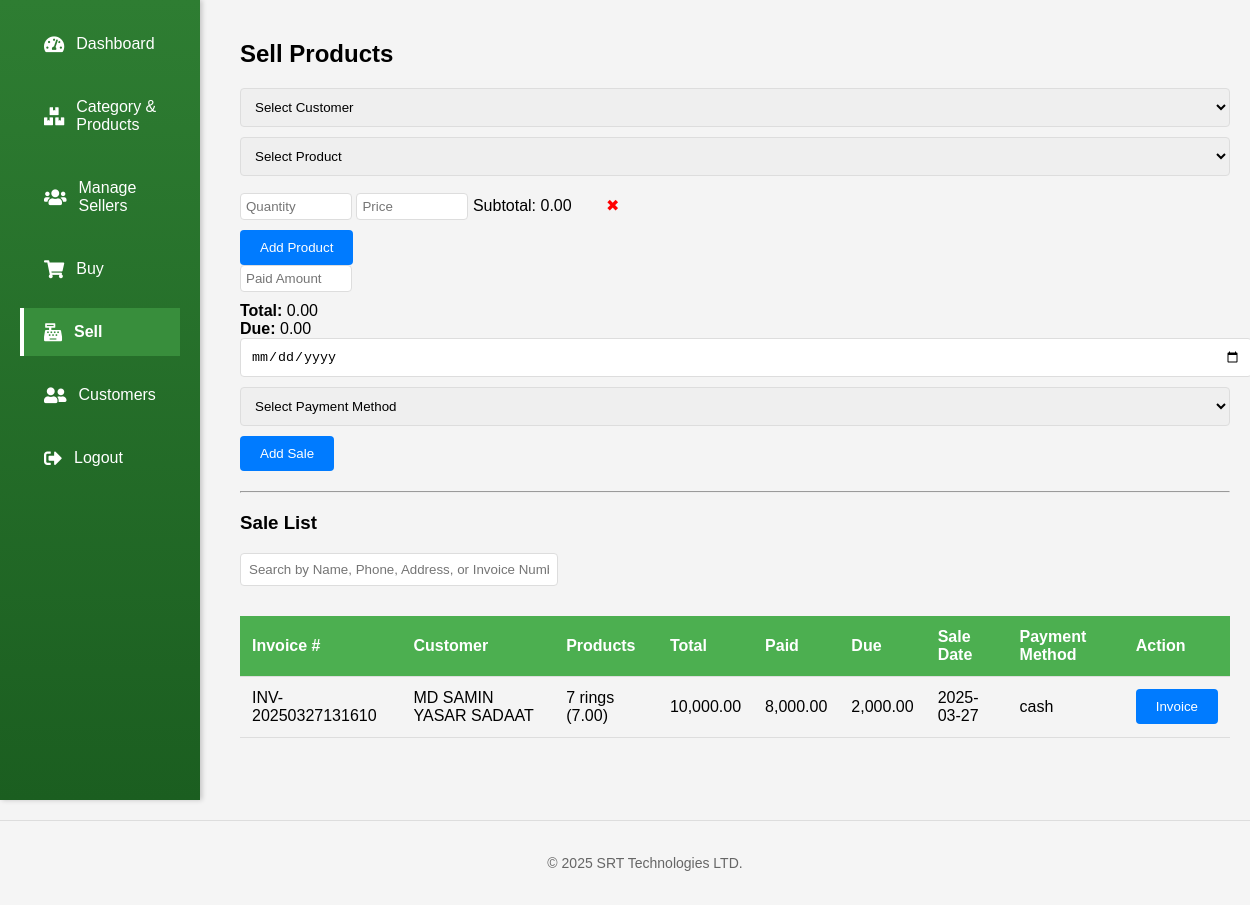
/pages/sell.php (signed in), run on an earlier commit of the app's database.
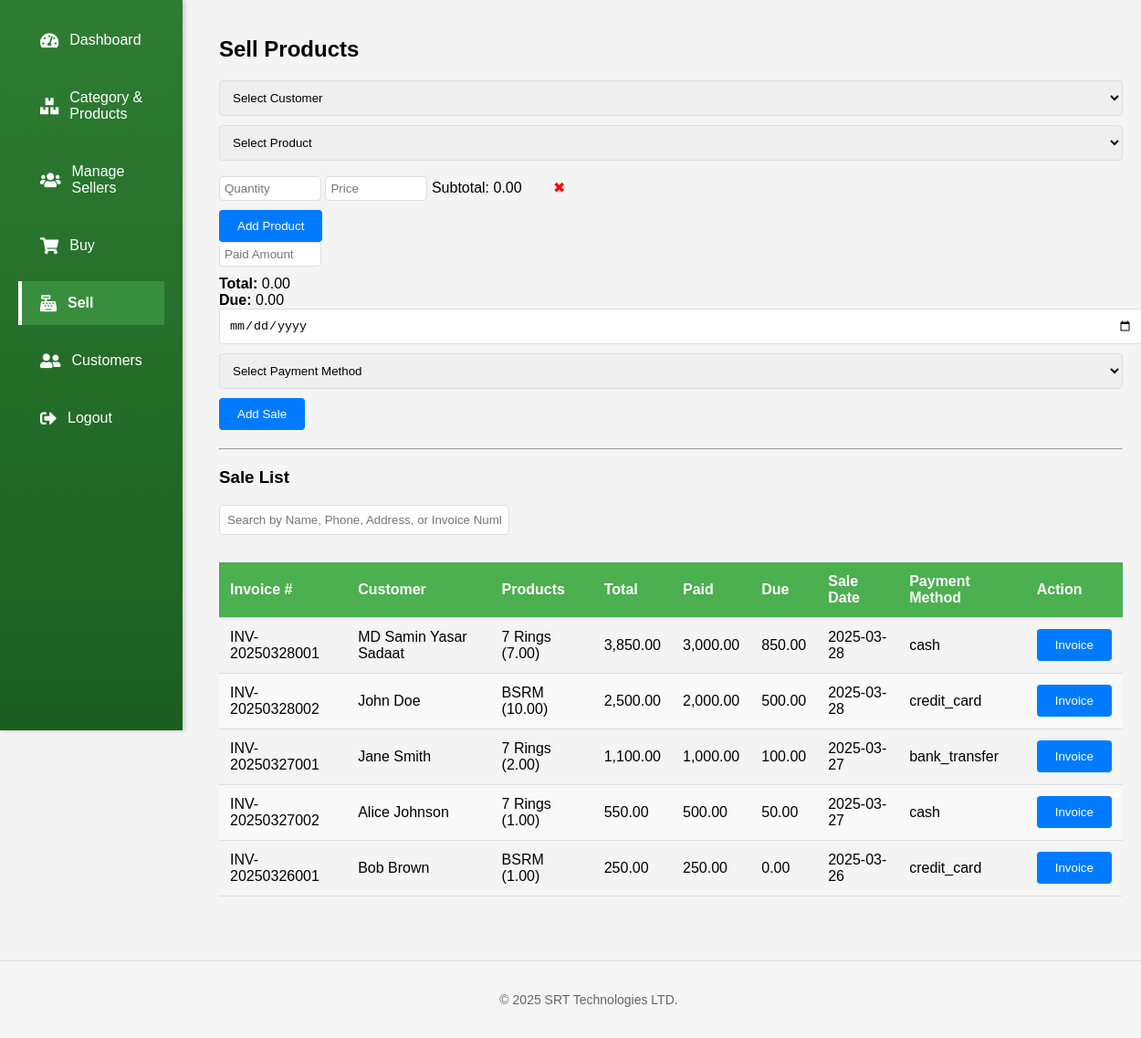
And on a later commit of the database.
### tables this page shows
CREATE TABLE sales (
    id INT AUTO_INCREMENT PRIMARY KEY,
    customer_id INT,
    sale_date DATE NOT NULL,
    invoice_number VARCHAR(255) NOT NULL UNIQUE,
    payment_method VARCHAR(50) NOT NULL,
    total DECIMAL(10, 2) NOT NULL CHECK (total >= 0),
    paid DECIMAL(10, 2) NOT NULL CHECK (paid >= 0),
    due DECIMAL(10, 2) NOT NULL CHECK (due >= 0),
    created_at TIMESTAMP DEFAULT CURRENT_TIMESTAMP,
    FOREIGN KEY (customer_id) REFERENCES customers(id) ON DELETE SET NULL,
    INDEX idx_invoice_number (invoice_number)  
);

CREATE TABLE customers (
    id INT AUTO_INCREMENT PRIMARY KEY,
    name VARCHAR(255) NOT NULL,
    phone VARCHAR(20),  
    address TEXT,
    created_at TIMESTAMP DEFAULT CURRENT_TIMESTAMP,
    INDEX idx_name (name),  
    INDEX idx_phone (phone),  
    FULLTEXT idx_address (address)  
);

CREATE TABLE sale_items (
    id INT AUTO_INCREMENT PRIMARY KEY,
    sale_id INT,
    product_id INT,
    quantity DECIMAL(10, 2) NOT NULL CHECK (quantity > 0),  
    price DECIMAL(10, 2) NOT NULL CHECK (price >= 0),
    subtotal DECIMAL(10, 2) NOT NULL CHECK (subtotal >= 0),
    created_at TIMESTAMP DEFAULT CURRENT_TIMESTAMP,
    FOREIGN KEY (sale_id) REFERENCES sales(id) ON DELETE CASCADE,
    FOREIGN KEY (product_id) REFERENCES products(id) ON DELETE CASCADE,
    INDEX idx_sale_id (sale_id),  
    INDEX idx_product_id (product_id)  
);

CREATE TABLE products (
    id INT AUTO_INCREMENT PRIMARY KEY,
    category_id INT,
    name VARCHAR(255) NOT NULL,
    price DECIMAL(10, 2) NOT NULL,
    quantity INT NOT NULL CHECK (quantity >= 0),  
    unit VARCHAR(50),
    created_at TIMESTAMP DEFAULT CURRENT_TIMESTAMP,
    FOREIGN KEY (category_id) REFERENCES categories(id) ON DELETE SET NULL
);

### pages/sell.php (the view, shortened to what this page needs)
<?php
include '../includes/header.php';
include '../includes/sidebar.php';
$stmt_sales = $conn->prepare("SELECT sales.*, customers.name as customer_name, customers.phone as customer_phone, customers.address as customer_address
        FROM sales
        LEFT JOIN customers ON sales.customer_id = customers.id
        ORDER BY sales.sale_date DESC");
$stmt_sales->execute();
$salesResult = $stmt_sales->get_result();
$stmt_sale_items = $conn->prepare("SELECT sale_items.*, products.name as product_name FROM sale_items LEFT JOIN products ON sale_items.product_id = products.id");
$stmt_sale_items->execute();
$saleItemsResult = $stmt_sale_items->get_result();
?>
<h2>Sell Products</h2>
<form method="post">
    <select name="customer_id" id="customer_id" required onchange="fetchPreviousDue(this.value)">
        <option value="">Select Customer</option>
    </select><br>
    <div id="product_list">
        <div class="product_item">
            <select name="product_id[]" required>
                <option value="">Select Product</option>
            </select>
            <input type="number" name="quantity[]" placeholder="Quantity" min="0" step="0.01" required oninput="validateInput(this); calculateTotal()">
            <input type="number" name="price[]" placeholder="Price" min="0" step="0.01" required oninput="validateInput(this); calculateTotal()">
            <span>Subtotal: <span class="subtotal">0.00</span></span>
            <button type="button" class="remove_product" onclick="removeProduct(this)">✖</button><br>
        </div>
    </div>
    <button type="button" id="add_product">Add Product</button><br>
    <input type="number" name="paid" id="paid" placeholder="Paid Amount" min="0" step="0.01" required oninput="validateInput(this); calculateDue()"><br>
    <strong>Total:</strong> <span id="total">0.00</span><br>
    <strong>Due:</strong> <span id="due">0.00</span><br>
    <input type="date" name="sale_date" required><br>
    <select name="payment_method" required>
        <option value="">Select Payment Method</option>
    </select><br>
    <button type="submit" name="add_sale">Add Sale</button>
</form>
<hr>
<h3>Sale List</h3>
<div class="search-container">
    <input type="text" id="search_input" placeholder="Search by Name, Phone, Address, or Invoice Number" oninput="searchSales()">
</div>
<table id="sales_table">
    <thead>
        <tr>
            <th>Invoice #</th>
            <th>Customer</th>
            <th>Products</th>
            <th>Total</th>
            <th>Paid</th>
            <th>Due</th>
            <th>Sale Date</th>
            <th>Payment Method</th>
            <th>Action</th>
        </tr>
    </thead>
    <tbody id="sales_table_body">
        <?php
        if ($salesResult->num_rows > 0) {
            while ($saleRow = $salesResult->fetch_assoc()) {
                echo "<tr>";
                echo "<td>" . htmlspecialchars($saleRow['invoice_number']) . "</td>";
                echo "<td>" . htmlspecialchars($saleRow['customer_name']) . "</td>";
                echo "<td>";
                $sale_id = $saleRow['id'];
                $saleItemsResult->data_seek(0);
                while ($saleItemRow = $saleItemsResult->fetch_assoc()) {
                    if ($saleItemRow['sale_id'] == $sale_id) {
                        echo htmlspecialchars($saleItemRow['product_name']) . " (" . $saleItemRow['quantity'] . ")<br>";
                    }
                }
                echo "</td>";
                echo "<td>" . number_format($saleRow['total'], 2) . "</td>";
                echo "<td>" . number_format($saleRow['paid'], 2) . "</td>";
                echo "<td>" . number_format($saleRow['due'], 2) . "</td>";
                echo "<td>" . htmlspecialchars($saleRow['sale_date']) . "</td>";
                echo "<td>" . htmlspecialchars($saleRow['payment_method']) . "</td>";
                echo "<td>";
                echo "<button onclick=\"generateInvoice('" . htmlspecialchars($saleRow['invoice_number']) . "')\">Invoice</button>";
                echo "</td>";
                echo "</tr>";
            }
        } else {
            echo "<tr><td colspan='9'>No sales found</td></tr>";
        }
        ?>
    </tbody>
</table>
<?php
include '../includes/footer.php';
?>

What changed in the data, as far as the page shows it:
changed sales: invoice_number "INV-20250327131610" → "INV-20250328001"; customer.name "MD SAMIN YASAR SADAAT" → "MD Samin Yasar Sadaat"; total "10,000.00" → "3,850.00"; paid "8,000.00" → "3,000.00"; due "2,000.00" → "850.00"; sale_date "2025-03-27" → "2025-03-28"
changed sale_items (number 1 of 5 on the later page): product.name "7 rings" → "7 Rings"
added sales: invoice_number "INV-20250328002", customer.name "John Doe", total "2,500.00", paid "2,000.00", due "500.00", sale_date "2025-03-28", payment_method "credit_card"
added sale_items: product.name "BSRM", quantity "10.00", shown under "INV-20250328002"
added sales: invoice_number "INV-20250327001", customer.name "Jane Smith", total "1,100.00", paid "1,000.00", due "100.00", sale_date "2025-03-27", payment_method "bank_transfer"
added sale_items: product.name "7 Rings", quantity "2.00", shown under "INV-20250327001"
added sales: invoice_number "INV-20250327002", customer.name "Alice Johnson", total "550.00", paid "500.00", due "50.00", sale_date "2025-03-27", payment_method "cash"
added sale_items: product.name "7 Rings", quantity "1.00", shown under "INV-20250327002"
added sales: invoice_number "INV-20250326001", customer.name "Bob Brown", total "250.00", paid "250.00", due "0.00", sale_date "2025-03-26", payment_method "credit_card"
added sale_items: product.name "BSRM", quantity "1.00", shown under "INV-20250326001"
